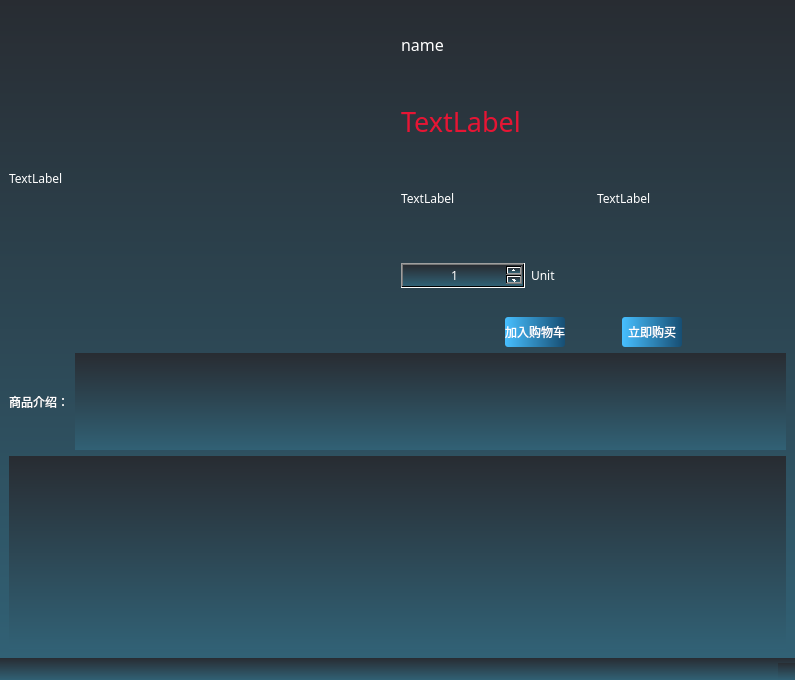
<?xml version="1.0" encoding="UTF-8"?>
<ui version="4.0">
 <class>ProductionWindow</class>
 <widget class="QMainWindow" name="ProductionWindow">
  <property name="geometry">
   <rect>
    <x>0</x>
    <y>0</y>
    <width>795</width>
    <height>680</height>
   </rect>
  </property>
  <property name="windowTitle">
   <string>MainWindow</string>
  </property>
  <property name="styleSheet">
   <string notr="true">*{
background-color:qlineargradient(spread:pad, x1:0, y1:0, x2:0, y2:1, stop:0 rgb(40, 44, 50), stop:1 rgb(49, 97, 117));
color:white;
font-family:Microsoft YaHei;
text-align: center;
}

QFrame{
border:sold 10px rgba(0 ,0, 0)
}


QLineEdit{
background-color:rgb(58. 104. 148);
}

QPushButton{
background-color:QLinearGradient(x1:0, y1: 0, x2: 1, y2: 0, stop: 0 rgb(71,191,255) , stop: 1 rgb(23, 78, 115));
border-style:solid;
border-color:white;
border-radius:3px;
border:0px solid ;
}

QPushButton:pressed{
background-color:QLinearGradient(x1:0, y1: 0, x2: 1, y2: 0, stop: 0 rgb(71,191,255) , stop: 1 rgb(23, 78, 115));
border-style:solid;
border-radius:3px;
border:1px solid;
}



QLineEdit{
border: 1px solid #A0A0A0;
background-color:rgb(65, 65, 65);
color:white;
}


QLineEdit:hover { 
    border: 1px solid #298DFF;
    border-radius: 3px;
    selection-color: #F2F2F2;
}

QLineEdit[EchoMode=&quot;2&quot;] {lineedit-password-character:42;}

QMenu::item 
{
     background-color:rgb(42, 42, 42);
}
 
/*选择项设置*/
QMenu::item:selected 
{
     background-color: rgb(36, 58, 99);
}
QMenuBar::item:selected{
background-color:rgb(35, 60, 91);
color:white;
}
QMenuBar::item{
color:rgb(134, 134, 134);
}
QTabWidget::pane{
border:none;
background: transparent;

}
QTabWidget::tab-bar {
border: none;   
}
QTabBar::tab {
border: none;
color: rgb(158, 158, 158);
font:22px;
background:transparent;
height: 28px;
min-width: 85px;
margin-right: 5px;
padding-left: 5px;
padding-right: 5px;

}
QTabBar::tab:hover {
background: transparent;
color:rgb(225, 225, 225);

}
QTabBar::tab:selected {
color: rgb(255, 255, 255);
background: transparent;
}

QLabel{
background-color:rgb(58, 82, 127);
}
#profileTabWidget::pane{
border:2px solid rgb(59, 98, 134);
border-radius:10px;
}

QStatusBar QLabel{
border:none;
background:transparent;
}

QCheckBox::indicator, QRadioButton::indicator, QTreeView::indicator {
width: 16px;
height: 16px;
background-color: #111111;
border: 1px solid #333333;
}

QRadioButton::indicator {
border-radius: 8px;
}

QCheckBox::indicator::checked, QRadioButton::indicator::checked, QTreeView::indicator::checked {
background-color: qradialgradient(cx:0.5, cy:0.5, fx:0.25, fy:0.15, radius:0.3, stop:0 #BBBBBB, stop:1 #111111);
}

QCheckBox::indicator:disabled, QRadioButton::indicator:disabled, QTreeView::indicator:disabled {
background-color: #444444;
}

QCheckBox::indicator::checked:disabled, QRadioButton::indicator::checked:disabled, QTreeView::indicator::checked:disabled {
background-color: rgb(0, 99, 148)
}

QLabel{
background:transparent;
}
</string>
  </property>
  <widget class="QWidget" name="centralwidget">
   <layout class="QVBoxLayout" name="verticalLayout" stretch="7,2,4">
    <item>
     <layout class="QHBoxLayout" name="horizontalLayout" stretch="1,1">
      <item>
       <layout class="QVBoxLayout" name="verticalLayout_5" stretch="1">
        <item>
         <widget class="QLabel" name="bigPicLabel">
          <property name="text">
           <string>TextLabel</string>
          </property>
         </widget>
        </item>
       </layout>
      </item>
      <item>
       <layout class="QVBoxLayout" name="verticalLayout_2">
        <item>
         <widget class="QLabel" name="nameLabel">
          <property name="font">
           <font>
            <family>Microsoft YaHei</family>
            <pointsize>12</pointsize>
           </font>
          </property>
          <property name="text">
           <string>name</string>
          </property>
         </widget>
        </item>
        <item>
         <widget class="QLabel" name="priceLabel">
          <property name="font">
           <font>
            <family>Microsoft YaHei</family>
            <pointsize>20</pointsize>
           </font>
          </property>
          <property name="styleSheet">
           <string notr="true">QLabel{
color:rgb(231, 21, 52)
}</string>
          </property>
          <property name="text">
           <string>TextLabel</string>
          </property>
         </widget>
        </item>
        <item>
         <layout class="QHBoxLayout" name="horizontalLayout_4">
          <item>
           <widget class="QLabel" name="storageLabel">
            <property name="text">
             <string>TextLabel</string>
            </property>
           </widget>
          </item>
          <item>
           <widget class="QLabel" name="freightLabel">
            <property name="text">
             <string>TextLabel</string>
            </property>
           </widget>
          </item>
         </layout>
        </item>
        <item>
         <layout class="QHBoxLayout" name="horizontalLayout_2">
          <item>
           <widget class="QSpinBox" name="spinBox">
            <property name="alignment">
             <set>Qt::AlignCenter</set>
            </property>
            <property name="minimum">
             <number>1</number>
            </property>
            <property name="maximum">
             <number>99999999</number>
            </property>
           </widget>
          </item>
          <item>
           <widget class="QLabel" name="unitLabel">
            <property name="text">
             <string>Unit</string>
            </property>
           </widget>
          </item>
          <item>
           <widget class="QLabel" name="limitationLabel">
            <property name="text">
             <string/>
            </property>
           </widget>
          </item>
         </layout>
        </item>
        <item>
         <layout class="QHBoxLayout" name="horizontalLayout_3" stretch="2,1,1,2,2">
          <item>
           <spacer name="horizontalSpacer">
            <property name="orientation">
             <enum>Qt::Horizontal</enum>
            </property>
            <property name="sizeHint" stdset="0">
             <size>
              <width>40</width>
              <height>20</height>
             </size>
            </property>
           </spacer>
          </item>
          <item>
           <widget class="QPushButton" name="cartPushButton">
            <property name="sizePolicy">
             <sizepolicy hsizetype="Fixed" vsizetype="Maximum">
              <horstretch>0</horstretch>
              <verstretch>0</verstretch>
             </sizepolicy>
            </property>
            <property name="maximumSize">
             <size>
              <width>16777215</width>
              <height>30</height>
             </size>
            </property>
            <property name="text">
             <string>加入购物车</string>
            </property>
           </widget>
          </item>
          <item>
           <spacer name="horizontalSpacer_2">
            <property name="orientation">
             <enum>Qt::Horizontal</enum>
            </property>
            <property name="sizeHint" stdset="0">
             <size>
              <width>40</width>
              <height>20</height>
             </size>
            </property>
           </spacer>
          </item>
          <item>
           <widget class="QPushButton" name="orderPushButton">
            <property name="sizePolicy">
             <sizepolicy hsizetype="Maximum" vsizetype="Maximum">
              <horstretch>0</horstretch>
              <verstretch>0</verstretch>
             </sizepolicy>
            </property>
            <property name="maximumSize">
             <size>
              <width>60</width>
              <height>30</height>
             </size>
            </property>
            <property name="text">
             <string>立即购买</string>
            </property>
           </widget>
          </item>
          <item>
           <spacer name="horizontalSpacer_3">
            <property name="orientation">
             <enum>Qt::Horizontal</enum>
            </property>
            <property name="sizeHint" stdset="0">
             <size>
              <width>40</width>
              <height>20</height>
             </size>
            </property>
           </spacer>
          </item>
         </layout>
        </item>
       </layout>
      </item>
     </layout>
    </item>
    <item>
     <layout class="QHBoxLayout" name="horizontalLayout_5">
      <item>
       <widget class="QLabel" name="label">
        <property name="text">
         <string>商品介绍：</string>
        </property>
       </widget>
      </item>
      <item>
       <widget class="QTextBrowser" name="introductionBrowser"/>
      </item>
     </layout>
    </item>
    <item>
     <widget class="QWidget" name="commentWidget" native="true"/>
    </item>
   </layout>
  </widget>
  <widget class="QStatusBar" name="statusbar"/>
 </widget>
 <resources/>
 <connections/>
</ui>
